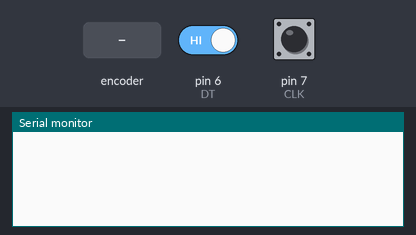
Recording of a sketch running on a simulated Arduino Uno, built with avr-gcc and run on an emulated ATmega328P. Parts: the last lines printed to the serial monitor. The inputs (shaded band) are chosen by the test bench; at power-on: pin 6 (DT) HIGH, pin 7 (CLK) HIGH.

Above: at 1.2 s.
1.3 s: pin 6 (DT) driven LOW
At 2.5 s:
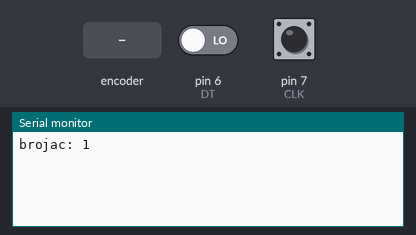
2.8 s: rotary encoder on pin 7 (CLK) / pin 6 (DT) turned 1 step (first pin leading)
At 4.1 s:
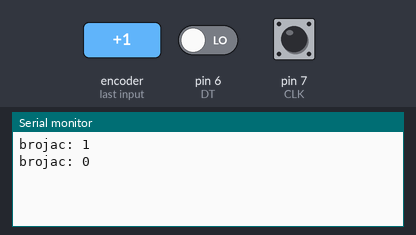
4.5 s: rotary encoder on pin 7 (CLK) / pin 6 (DT) turned 1 step (first pin leading)
At 5.5 s:
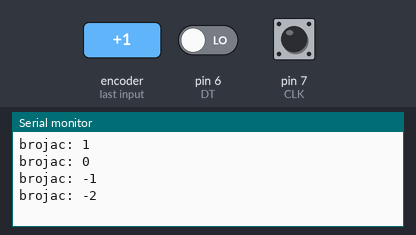
Timing chart, 0 to 7.5 s (numbered marks = the images above; inputs shaded):
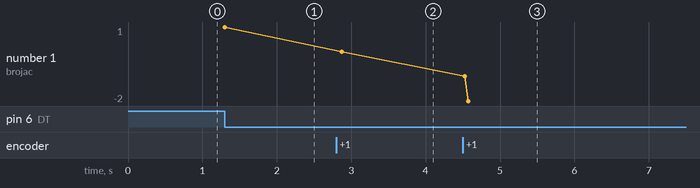

The sketch:

24-pretvarac-obrta.ino
```cpp
// https://electropeak.com/learn/rotary-encoder-how-it-works-how-to-use-with-arduino/
// Connect the + to 5V, GND to GND pin, CLK to pin number 6, and DT to pin number 7

#define DT 6
#define CLK 7

int brojac = 0;
int staroStanje;

void setup() {
  pinMode (DT, INPUT);
  pinMode (CLK, INPUT);
  Serial.begin (9600);
  staroStanje = digitalRead(DT);
}

void loop() {
  int stanje = digitalRead(DT);
  if (stanje != staroStanje)
  {
    if (digitalRead(CLK) != stanje)
    {
      brojac ++;
    }
    else {
      brojac --;
    }
    Serial.print("brojac: ");
    Serial.println(brojac);
  }
  staroStanje = stanje;
}
```

Measured:
- after the input at 1.3 s, the serial monitor: prints a new line at once (image 1)
- after the input at 2.8 s, the serial monitor: prints a new line after 0.08 s (image 2)
- after the input at 4.5 s, the serial monitor: prints a new line at once (image 3)
- plotted number 1: 1 → 0 after the input at 2.8 s, 0 → -2 after the input at 4.5 s
